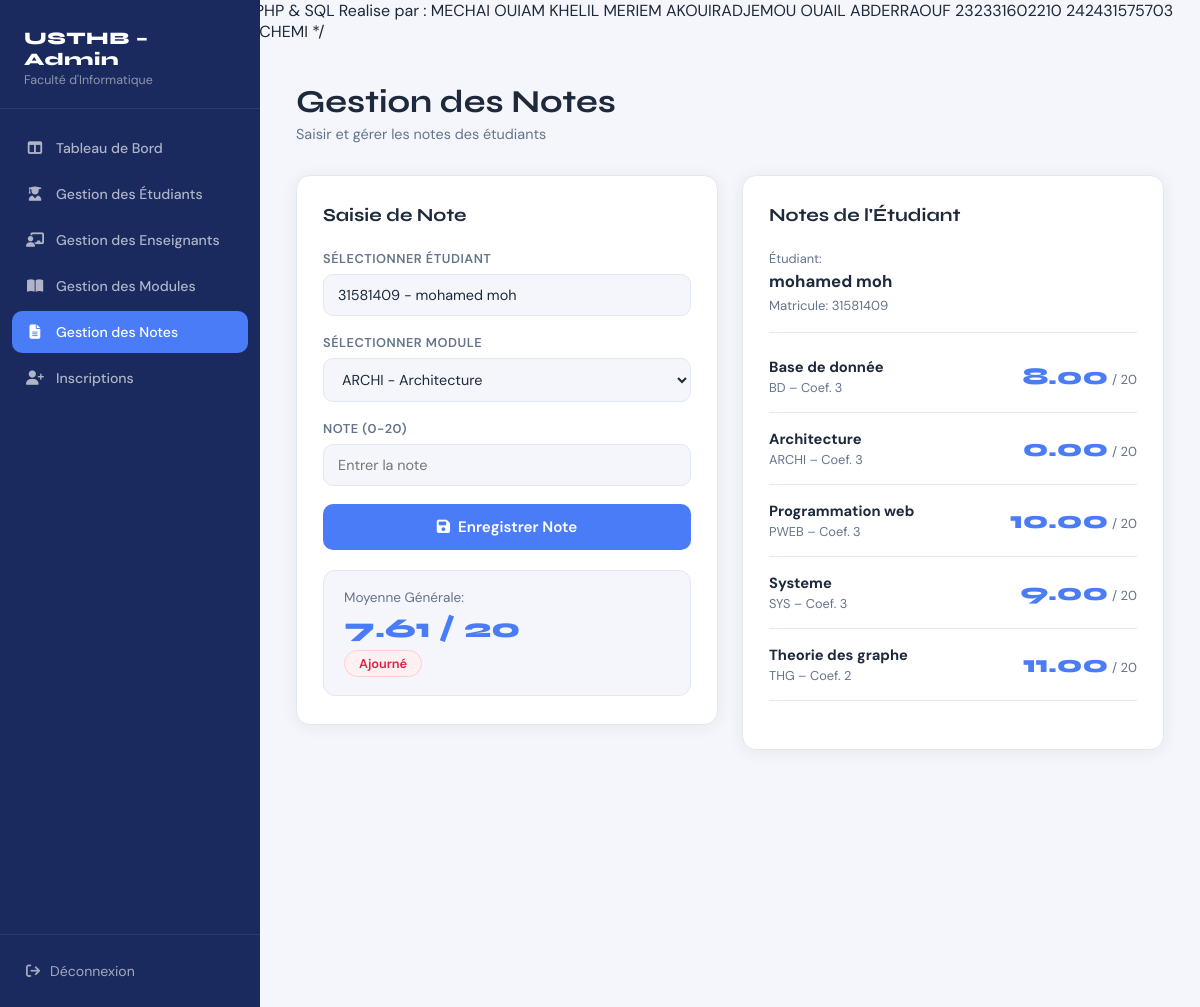
/Notes.php?student_id=14, run on the app's committed database.
### tables this page shows
CREATE TABLE `students` (
  `id` int(11) NOT NULL,
  `matricule` int(11) DEFAULT NULL,
  `surname` varchar(255) NOT NULL,
  `family_name` varchar(255) NOT NULL,
  `email` varchar(255) NOT NULL,
  `lvl` int(11) DEFAULT NULL,
  `birth_date` date DEFAULT NULL,
  `user_id` int(11) DEFAULT NULL
);

CREATE TABLE `grades` (
  `id` int(11) NOT NULL,
  `student_id` int(11) NOT NULL,
  `module_id` int(11) NOT NULL,
  `grade` float NOT NULL CHECK (`grade` >= 0 and `grade` <= 20)
);

CREATE TABLE `modules` (
  `id` int(11) NOT NULL,
  `code` varchar(255) NOT NULL,
  `name` varchar(255) NOT NULL,
  `coefficient` int(11) NOT NULL DEFAULT 1,
  `teacher_id` int(11) DEFAULT NULL,
  `lvl` int(11) NOT NULL DEFAULT 1
);

### Notes.php (the view, shortened to what this page needs)
<?php
    $db_server = "localhost";
    $db_user   = "root";
    $db_pass   = "";
    $db_name   = "Usthb_app";
    $conn = mysqli_connect($db_server, $db_user, $db_pass, $db_name);
    $selectedStudent = null;
    $studentGrades   = [];
    $modules         = [];
    $moyenne         = null;
    $statut          = null;
    $selectedId = isset($_GET['student_id']) ? intval($_GET['student_id']) : null;
    if($selectedId){
        $r = mysqli_query($conn, "SELECT id, matricule, family_name, surname, lvl FROM Students WHERE id=$selectedId");
        $selectedStudent = mysqli_fetch_assoc($r);
        $studentLvl = $selectedStudent['lvl'];
        $queryModules = "SELECT id, code, `name`, coefficient FROM Modules WHERE lvl=$studentLvl ORDER BY `name` ASC";
        $resultModules = mysqli_query($conn, $queryModules);
        while($m = mysqli_fetch_assoc($resultModules)) $modules[] = $m;
        $queryGrades = "SELECT g.module_id, g.grade, m.code, m.`name`, m.coefficient
                        FROM Grades g JOIN Modules m ON g.module_id = m.id
                        WHERE g.student_id = $selectedId";
        $resultGrades = mysqli_query($conn, $queryGrades);
        while($g = mysqli_fetch_assoc($resultGrades)) $studentGrades[$g['module_id']] = $g;
        $totalWeight = 0; $weightedSum = 0;
        foreach($studentGrades as $g){
            $weightedSum += $g['grade'] * $g['coefficient'];
            $totalWeight += $g['coefficient'];
        }
        if($totalWeight > 0){
            $moyenne = round($weightedSum / $totalWeight, 2);
            $statut  = $moyenne >= 10 ? 'Admis' : 'Ajourné';
        }
    }
?>
<!DOCTYPE html>
<html lang="fr">
<head>
    <link rel="stylesheet" href="https://cdnjs.cloudflare.com/ajax/libs/font-awesome/6.5.0/css/all.min.css">
    <link rel="stylesheet" href="Notes.css">
</head>
<body>
<div class="layout">
    <aside class="sidebar">
        <div class="sidebar-brand">
            <h2>USTHB – Admin</h2>
            <p>Faculté d'Informatique</p>
        </div>
        <nav class="sidebar-nav">
            <a href="dashboard_admin.php" class="nav-item"><i class="fa-solid fa-table-columns"></i> Tableau de Bord</a>
            <a href="GestionEtudiant.php" class="nav-item"><i class="fa-solid fa-user-graduate"></i> Gestion des Étudiants</a>
            <a href="GestionEnseignant.php" class="nav-item"><i class="fa-solid fa-chalkboard-user"></i> Gestion des Enseignants</a>
            <a href="GestionModule.php" class="nav-item"><i class="fa-solid fa-book-open"></i> Gestion des Modules</a>
            <a href="Notes.php" class="nav-item active"><i class="fa-solid fa-file-lines"></i> Gestion des Notes</a>
            <a href="inscriptions.php" class="nav-item"><i class="fa-solid fa-user-plus"></i> Inscriptions</a>
        </nav>
        <div class="sidebar-footer">
            <a href="login.php"><i class="fa-solid fa-arrow-right-from-bracket"></i> Déconnexion</a>
        </div>
    </aside>
    <main class="main">
        <div class="page-header">
            <h1>Gestion des Notes</h1>
            <p>Saisir et gérer les notes des étudiants</p>
        </div>
        <div class="notes-grid">
            <div class="panel">
                <h2 class="panel-title">Saisie de Note</h2>
                <form method="POST" action="Notes.php">
                    <div class="form-group">
                        <label>Sélectionner Étudiant</label>
                        <input type="text" id="studentSearch" placeholder="Rechercher un étudiant..." autocomplete="off">
                    </div>
                    <div class="form-group">
                        <label>Sélectionner Module</label>
                        <select name="module_id">
                            <?php foreach($modules as $m): ?>
                                <option value="<?= $m['id'] ?>"><?= htmlspecialchars($m['code'].' - '.$m['name']) ?></option>
                            <?php endforeach; ?>
                        </select>
                    </div>
                    <div class="form-group">
                        <label>Note (0-20)</label>
                        <input type="number" name="grade" min="0" max="20" step="0.25" placeholder="Entrer la note" required>
                    </div>
                    <button type="submit" class="btn-save-grade">
                        <i class="fa-solid fa-floppy-disk"></i> Enregistrer Note
                    </button>
                </form>
                <?php if($moyenne !== null): ?>
                <div class="moyenne-card">
                    <span class="moyenne-label">Moyenne Générale:</span>
                    <span class="moyenne-value"><?= $moyenne ?> / 20</span>
                    <span class="badge-statut <?= $statut === 'Admis' ? 'badge-admis' : 'badge-recale' ?>"><?= $statut ?></span>
                </div>
                <?php endif; ?>
            </div>
            <div class="panel">
                <h2 class="panel-title">Notes de l'Étudiant</h2>
                <?php if($selectedStudent): ?>
                    <div class="student-card">
                        <span class="student-card-label">Étudiant:</span>
                        <strong><?= htmlspecialchars($selectedStudent['family_name'].' '.$selectedStudent['surname']) ?></strong>
                        <span class="student-card-sub">Matricule: <?= htmlspecialchars($selectedStudent['matricule']) ?></span>
                    </div>
                    <div class="grades-list">
                        <?php if(count($studentGrades) > 0): ?>
                            <?php foreach($studentGrades as $g): ?>
                            <div class="grade-row">
                                <div class="grade-module-info">
                                    <strong><?= htmlspecialchars($g['name']) ?></strong>
                                    <span><?= htmlspecialchars($g['code']) ?> – Coef. <?= $g['coefficient'] ?></span>
                                </div>
                                <div class="grade-value-wrap">
                                    <span class="grade-value"><?= number_format($g['grade'], 2) ?></span>
                                    <span class="grade-max">/ 20</span>
                                </div>
                            </div>
                            <?php endforeach; ?>
                        <?php else: ?>
                            <p class="empty-msg">Aucune note enregistrée pour cet étudiant.</p>
                        <?php endif; ?>
                    </div>
                <?php else: ?>
                    <p class="empty-msg">Sélectionnez un étudiant pour voir ses notes.</p>
                <?php endif; ?>
            </div>
        </div>
    </main>
</div>
</body>
</html>

### data on the page
students: family_name+surname "mohamed moh", matricule "31581409"
grades: module.name "Base de donnée", module.code "BD", module.coefficient "3", grade "8.00"
grades: module.name "Architecture", module.code "ARCHI", module.coefficient "3", grade "0.00"
grades: module.name "Programmation web", module.code "PWEB", module.coefficient "3", grade "10.00"
grades: module.name "Systeme", module.code "SYS", module.coefficient "3", grade "9.00"
grades: module.name "Theorie des graphe", module.code "THG", module.coefficient "2", grade "11.00"

### other printed values
$moyenne "7.61"
$statut "Ajourné"
form field module_id "ARCHI - Architecture"
